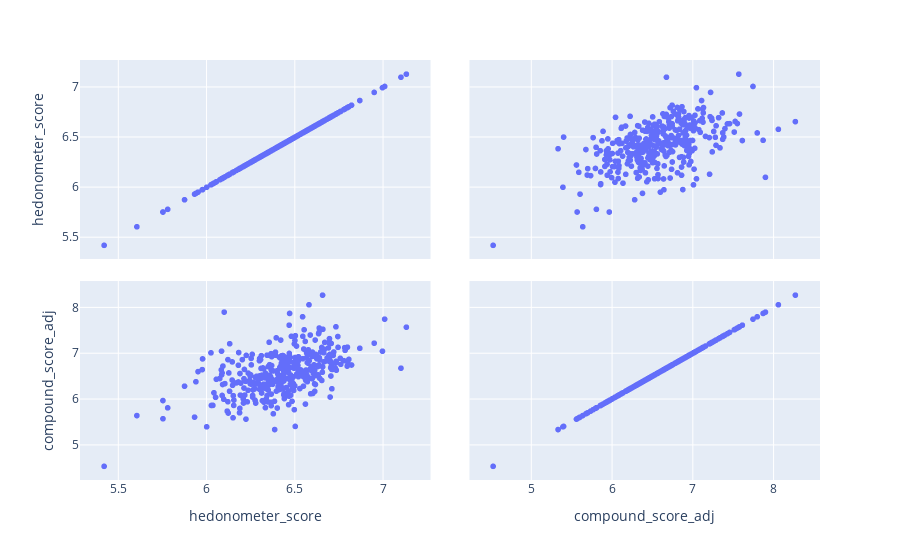

Notebook source saved alongside this figure:
### Code cell
fig = px.scatter_matrix(by_day_df,
    dimensions=['hedonometer_score','compound_score_adj'])
fig.show()

### Figure 1 — Plotly figure (JSON) as saved in the notebook; plotly's stock layout.template omitted (floating-point values rounded to 4 significant figures; data arrays with more than 128 entries replaced by an {"elided": "..."} marker saying what was removed)
{"data": [{"dimensions": [{"axis": {"matches": true}, "label": "hedonometer_score", "values": {"elided": "365 float values"}}, {"axis": {"matches": true}, "label": "compound_score_adj", "values": {"elided": "365 float values"}}], "hovertemplate": "%{xaxis.title.text}=%{x}<br>%{yaxis.title.text}=%{y}<extra></extra>", "legendgroup": "", "marker": {"color": "#636efa", "symbol": "circle"}, "name": "", "showlegend": false, "type": "splom"}], "layout": {"autosize": true, "dragmode": "select", "legend": {"tracegroupgap": 0}, "margin": {"t": 60}, "xaxis": {"autorange": true, "range": [5.267, 7.285], "type": "linear"}, "xaxis2": {"autorange": true, "range": [4.2, 8.609], "type": "linear"}, "yaxis": {"autorange": true, "range": [5.267, 7.285], "type": "linear"}, "yaxis2": {"autorange": true, "range": [4.2, 8.609], "type": "linear"}}}
